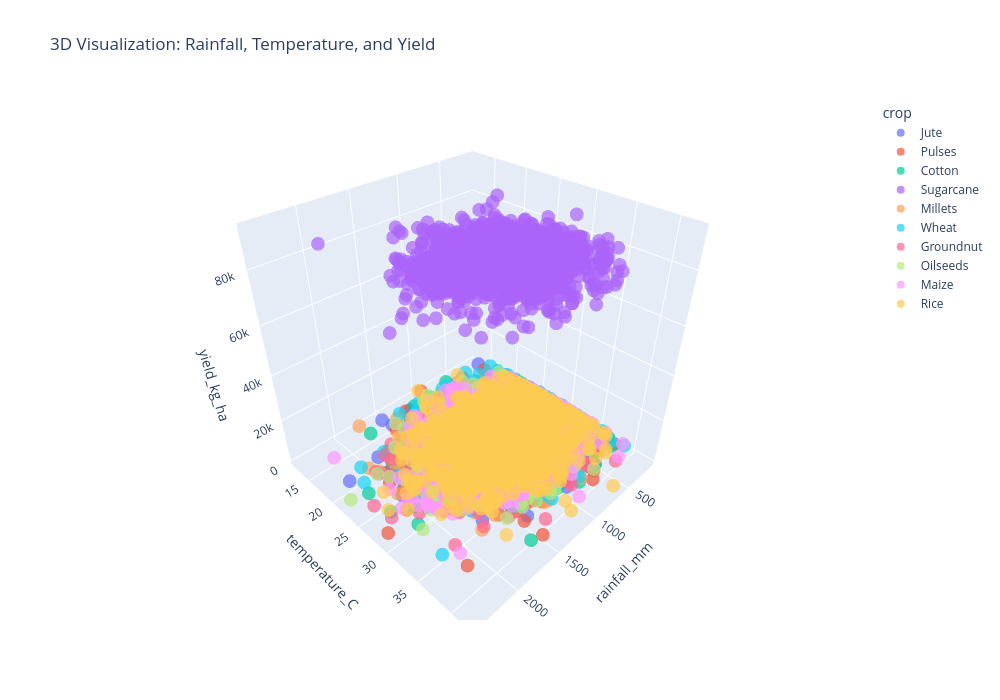

This figure's notebook cell:
### Code cell
# =========================================================
# Climate Factors Analysis
# =========================================================

fig, axes = plt.subplots(2, 2, figsize=(16, 12))

# =========================================================
# Rainfall vs Yield
# =========================================================

axes[0, 0].scatter(
    df['rainfall_mm'],
    df['yield_kg_ha'],
    alpha=0.3,
    s=10
)

axes[0, 0].set_xlabel('Rainfall (mm)')
axes[0, 0].set_ylabel('Yield (kg/ha)')
axes[0, 0].set_title('Rainfall vs Crop Yield')

# =========================================================
# Temperature vs Yield
# =========================================================

axes[0, 1].scatter(
    df['temperature_C'],
    df['yield_kg_ha'],
    alpha=0.3,
    s=10,
    color='orange'
)

axes[0, 1].set_xlabel('Temperature (°C)')
axes[0, 1].set_ylabel('Yield (kg/ha)')
axes[0, 1].set_title('Temperature vs Crop Yield')

# =========================================================
# Humidity vs Yield
# =========================================================

axes[1, 0].scatter(
    df['humidity_pct'],
    df['yield_kg_ha'],
    alpha=0.3,
    s=10,
    color='green'
)

axes[1, 0].set_xlabel('Humidity (%)')
axes[1, 0].set_ylabel('Yield (kg/ha)')
axes[1, 0].set_title('Humidity vs Crop Yield')

# =========================================================
# Rainfall Distribution
# =========================================================

axes[1, 1].hist(
    df['rainfall_mm'].dropna(),
    bins=40,
    edgecolor='black',
    alpha=0.7
)

axes[1, 1].set_title('Rainfall Distribution')
axes[1, 1].set_xlabel('Rainfall (mm)')
axes[1, 1].set_ylabel('Frequency')

# =========================================================
# Save Figure
# =========================================================

plt.tight_layout()

plt.savefig(
    'visualizations/climate_yield_relationships.png',
    dpi=300,
    bbox_inches='tight'
)

plt.show()

# =========================================================
# 3D Climate Visualization
# =========================================================

fig_3d = px.scatter_3d(
    df,
    x='rainfall_mm',
    y='temperature_C',
    z='yield_kg_ha',
    color='crop',
    opacity=0.7,
    title='3D Visualization: Rainfall, Temperature, and Yield'
)

fig_3d.update_layout(
    width=1000,
    height=700
)

fig_3d.show()

# Save 3D plot
fig_3d.write_html(
    'visualizations/climate_3d_analysis.png'
)

### Figure 1 — Plotly figure (JSON) as saved in the notebook; plotly's stock layout.template omitted (floating-point values rounded to 4 significant figures; data arrays with more than 128 entries replaced by an {"elided": "..."} marker saying what was removed)
{"data": [{"hovertemplate": "crop=Jute<br>rainfall_mm=%{x}<br>temperature_C=%{y}<br>yield_kg_ha=%{z}<extra></extra>", "legendgroup": "Jute", "marker": {"color": "#636efa", "opacity": 0.7, "symbol": "circle"}, "mode": "markers", "name": "Jute", "scene": "scene", "showlegend": true, "type": "scatter3d", "x": {"elided": "1793 float values"}, "y": {"elided": "1793 float values"}, "z": {"elided": "1793 float values"}}, {"hovertemplate": "crop=Pulses<br>rainfall_mm=%{x}<br>temperature_C=%{y}<br>yield_kg_ha=%{z}<extra></extra>", "legendgroup": "Pulses", "marker": {"color": "#EF553B", "opacity": 0.7, "symbol": "circle"}, "mode": "markers", "name": "Pulses", "scene": "scene", "showlegend": true, "type": "scatter3d", "x": {"elided": "1773 float values"}, "y": {"elided": "1773 float values"}, "z": {"elided": "1773 float values"}}, {"hovertemplate": "crop=Cotton<br>rainfall_mm=%{x}<br>temperature_C=%{y}<br>yield_kg_ha=%{z}<extra></extra>", "legendgroup": "Cotton", "marker": {"color": "#00cc96", "opacity": 0.7, "symbol": "circle"}, "mode": "markers", "name": "Cotton", "scene": "scene", "showlegend": true, "type": "scatter3d", "x": {"elided": "1842 float values"}, "y": {"elided": "1842 float values"}, "z": {"elided": "1842 float values"}}, {"hovertemplate": "crop=Sugarcane<br>rainfall_mm=%{x}<br>temperature_C=%{y}<br>yield_kg_ha=%{z}<extra></extra>", "legendgroup": "Sugarcane", "marker": {"color": "#ab63fa", "opacity": 0.7, "symbol": "circle"}, "mode": "markers", "name": "Sugarcane", "scene": "scene", "showlegend": true, "type": "scatter3d", "x": {"elided": "1800 float values"}, "y": {"elided": "1800 float values"}, "z": {"elided": "1800 float values"}}, {"hovertemplate": "crop=Millets<br>rainfall_mm=%{x}<br>temperature_C=%{y}<br>yield_kg_ha=%{z}<extra></extra>", "legendgroup": "Millets", "marker": {"color": "#FFA15A", "opacity": 0.7, "symbol": "circle"}, "mode": "markers", "name": "Millets", "scene": "scene", "showlegend": true, "type": "scatter3d", "x": {"elided": "1807 float values"}, "y": {"elided": "1807 float values"}, "z": {"elided": "1807 float values"}}, {"hovertemplate": "crop=Wheat<br>rainfall_mm=%{x}<br>temperature_C=%{y}<br>yield_kg_ha=%{z}<extra></extra>", "legendgroup": "Wheat", "marker": {"color": "#19d3f3", "opacity": 0.7, "symbol": "circle"}, "mode": "markers", "name": "Wheat", "scene": "scene", "showlegend": true, "type": "scatter3d", "x": {"elided": "1796 float values"}, "y": {"elided": "1796 float values"}, "z": {"elided": "1796 float values"}}, {"hovertemplate": "crop=Groundnut<br>rainfall_mm=%{x}<br>temperature_C=%{y}<br>yield_kg_ha=%{z}<extra></extra>", "legendgroup": "Groundnut", "marker": {"color": "#FF6692", "opacity": 0.7, "symbol": "circle"}, "mode": "markers", "name": "Groundnut", "scene": "scene", "showlegend": true, "type": "scatter3d", "x": {"elided": "1711 float values"}, "y": {"elided": "1711 float values"}, "z": {"elided": "1711 float values"}}, {"hovertemplate": "crop=Oilseeds<br>rainfall_mm=%{x}<br>temperature_C=%{y}<br>yield_kg_ha=%{z}<extra></extra>", "legendgroup": "Oilseeds", "marker": {"color": "#B6E880", "opacity": 0.7, "symbol": "circle"}, "mode": "markers", "name": "Oilseeds", "scene": "scene", "showlegend": true, "type": "scatter3d", "x": {"elided": "1805 float values"}, "y": {"elided": "1805 float values"}, "z": {"elided": "1805 float values"}}, {"hovertemplate": "crop=Maize<br>rainfall_mm=%{x}<br>temperature_C=%{y}<br>yield_kg_ha=%{z}<extra></extra>", "legendgroup": "Maize", "marker": {"color": "#FF97FF", "opacity": 0.7, "symbol": "circle"}, "mode": "markers", "name": "Maize", "scene": "scene", "showlegend": true, "type": "scatter3d", "x": {"elided": "1846 float values"}, "y": {"elided": "1846 float values"}, "z": {"elided": "1846 float values"}}, {"hovertemplate": "crop=Rice<br>rainfall_mm=%{x}<br>temperature_C=%{y}<br>yield_kg_ha=%{z}<extra></extra>", "legendgroup": "Rice", "marker": {"color": "#FECB52", "opacity": 0.7, "symbol": "circle"}, "mode": "markers", "name": "Rice", "scene": "scene", "showlegend": true, "type": "scatter3d", "x": {"elided": "1827 float values"}, "y": {"elided": "1827 float values"}, "z": {"elided": "1827 float values"}}], "layout": {"height": 700, "legend": {"title": {"text": "crop"}, "tracegroupgap": 0}, "scene": {"domain": {"x": [0, 1], "y": [0, 1]}, "xaxis": {"title": {"text": "rainfall_mm"}}, "yaxis": {"title": {"text": "temperature_C"}}, "zaxis": {"title": {"text": "yield_kg_ha"}}}, "title": {"text": "3D Visualization: Rainfall, Temperature, and Yield"}, "width": 1000}}
